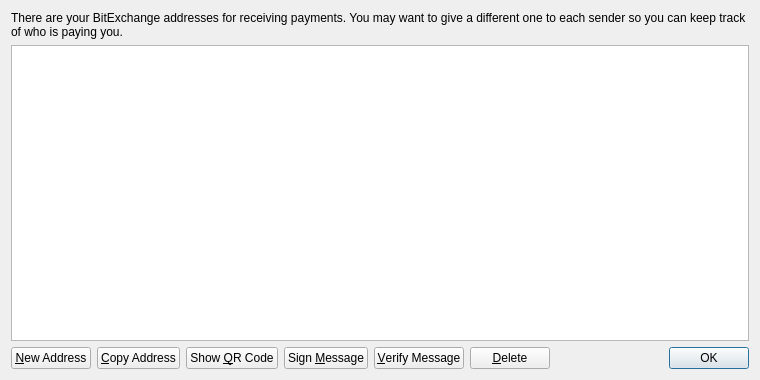
<?xml version="1.0" encoding="UTF-8"?>
<ui version="4.0">
 <class>AddressBookPage</class>
 <widget class="QWidget" name="AddressBookPage">
  <property name="geometry">
   <rect>
    <x>0</x>
    <y>0</y>
    <width>760</width>
    <height>380</height>
   </rect>
  </property>
  <property name="windowTitle">
   <string>Address Book</string>
  </property>
  <layout class="QVBoxLayout" name="verticalLayout">
   <item>
    <widget class="QLabel" name="labelExplanation">
     <property name="text">
      <string>There are your BitExchange addresses for receiving payments. You may want to give a different one to each sender so you can keep track of who is paying you.</string>
     </property>
     <property name="textFormat">
      <enum>Qt::PlainText</enum>
     </property>
     <property name="wordWrap">
      <bool>true</bool>
     </property>
    </widget>
   </item>
   <item>
    <widget class="QTableView" name="tableView">
     <property name="contextMenuPolicy">
      <enum>Qt::CustomContextMenu</enum>
     </property>
     <property name="toolTip">
      <string>Double-click to edit address or label</string>
     </property>
     <property name="tabKeyNavigation">
      <bool>false</bool>
     </property>
     <property name="alternatingRowColors">
      <bool>true</bool>
     </property>
     <property name="selectionMode">
      <enum>QAbstractItemView::SingleSelection</enum>
     </property>
     <property name="selectionBehavior">
      <enum>QAbstractItemView::SelectRows</enum>
     </property>
     <property name="sortingEnabled">
      <bool>true</bool>
     </property>
     <attribute name="verticalHeaderVisible">
      <bool>false</bool>
     </attribute>
    </widget>
   </item>
   <item>
    <layout class="QHBoxLayout" name="horizontalLayout">
     <item>
      <widget class="QPushButton" name="newAddressButton">
       <property name="toolTip">
        <string>Create a new address</string>
       </property>
       <property name="text">
        <string>&amp;New Address</string>
       </property>
       <property name="icon">
        <iconset resource="../bitcoin.qrc">
         <normaloff>:/icons/add</normaloff>:/icons/add</iconset>
       </property>
      </widget>
     </item>
     <item>
      <widget class="QPushButton" name="copyToClipboard">
       <property name="toolTip">
        <string>Copy the currently selected address to the system clipboard</string>
       </property>
       <property name="text">
        <string>&amp;Copy Address</string>
       </property>
       <property name="icon">
        <iconset resource="../bitcoin.qrc">
         <normaloff>:/icons/editcopy</normaloff>:/icons/editcopy</iconset>
       </property>
      </widget>
     </item>
     <item>
      <widget class="QPushButton" name="showQRCode">
       <property name="text">
        <string>Show &amp;QR Code</string>
       </property>
       <property name="icon">
        <iconset resource="../bitcoin.qrc">
         <normaloff>:/icons/qrcode</normaloff>:/icons/qrcode</iconset>
       </property>
      </widget>
     </item>
     <item>
      <widget class="QPushButton" name="signMessage">
       <property name="toolTip">
        <string>Sign a message to prove you own a BitExchange address</string>
       </property>
       <property name="text">
        <string>Sign &amp;Message</string>
       </property>
       <property name="icon">
        <iconset resource="../bitcoin.qrc">
         <normaloff>:/icons/edit</normaloff>:/icons/edit</iconset>
       </property>
      </widget>
     </item>
     <item>
      <widget class="QPushButton" name="verifyMessage">
       <property name="toolTip">
        <string>Verify a message to ensure it was signed with a specified BitExchange address</string>
       </property>
       <property name="text">
        <string>&amp;Verify Message</string>
       </property>
       <property name="icon">
        <iconset resource="../bitcoin.qrc">
         <normaloff>:/icons/transaction_0</normaloff>:/icons/transaction_0</iconset>
       </property>
      </widget>
     </item>
     <item>
      <widget class="QPushButton" name="deleteButton">
       <property name="toolTip">
        <string>Delete the currently selected address from the list</string>
       </property>
       <property name="text">
        <string>&amp;Delete</string>
       </property>
       <property name="icon">
        <iconset resource="../bitcoin.qrc">
         <normaloff>:/icons/remove</normaloff>:/icons/remove</iconset>
       </property>
      </widget>
     </item>
     <item>
      <spacer name="horizontalSpacer">
       <property name="orientation">
        <enum>Qt::Horizontal</enum>
       </property>
       <property name="sizeHint" stdset="0">
        <size>
         <width>40</width>
         <height>20</height>
        </size>
       </property>
      </spacer>
     </item>
     <item>
      <widget class="QDialogButtonBox" name="buttonBox">
       <property name="sizePolicy">
        <sizepolicy hsizetype="Maximum" vsizetype="Fixed">
         <horstretch>0</horstretch>
         <verstretch>0</verstretch>
        </sizepolicy>
       </property>
       <property name="standardButtons">
        <set>QDialogButtonBox::Ok</set>
       </property>
      </widget>
     </item>
    </layout>
   </item>
  </layout>
 </widget>
 <resources>
  <include location="../bitcoin.qrc"/>
 </resources>
 <connections/>
</ui>
